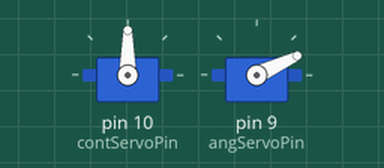
Simulated run of this sketch. Board: Arduino Uno, built with avr-gcc and run on an emulated ATmega328P. On the bench: 2 × servo.

Above: at 0.05 s.
At 1.5 s:
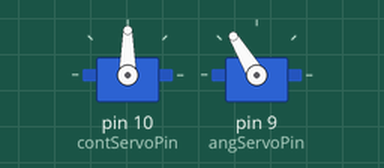
At 2.95 s:
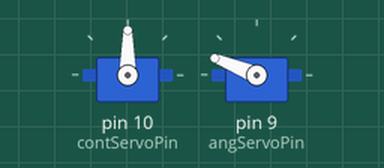
At 5.85 s:
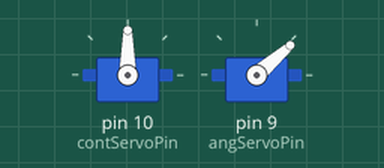
Timing chart, 0 to 10.6 s (numbered marks = the images above):
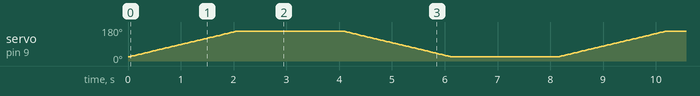

The sketch:

DEA6210_ConfinedSpace_ServoTest.ino
```cpp
#include <Servo.h>

int contServoPin = 10;
int angServoPin = 9;
Servo contServo;
Servo angServo;
int pos = 0;

void setup() {
  // Initialize serial communication at 9600 bits per second:
  Serial.begin(9600);

  // Initializes servo output pins
  contServo.attach(contServoPin);
  angServo.attach(angServoPin);

}


void loop() {

  // Angular servo positions: 22 and 158
  for (pos = 22; pos <= 158; pos += 1) { // goes from 0 degrees to 180 degrees
    // in steps of 1 degree
    angServo.write(pos);            // tell servo to go to position in variable 'pos'
    delay(15);                       // waits 15ms for the servo to reach the position
  }
  delay(2000);
  for (pos = 158; pos >= 22; pos -= 1) { // goes from 180 degrees to 0 degrees
    angServo.write(pos);             // tell servo to go to position in variable 'pos'
    delay(15);                       // waits 15ms for the servo to reach the position
  }
  delay(2000);

}
```
